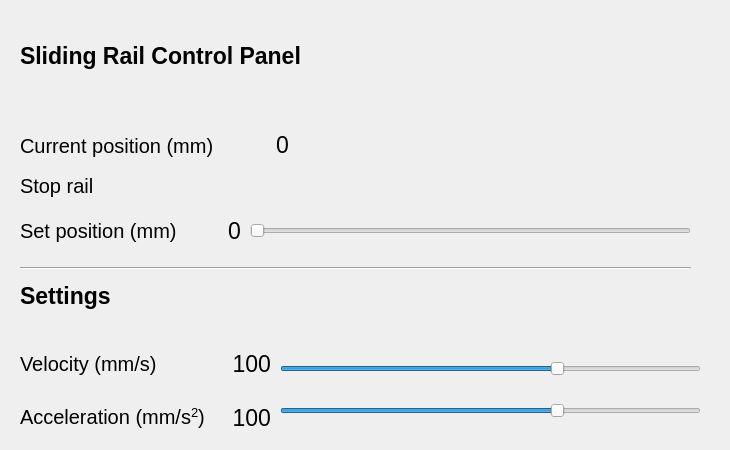
   <widget class="QWidget" name="SlidingRailTab">
    <attribute name="title">
     <string>Sliding Rail</string>
    </attribute>
    <widget class="QWidget" name="horizontalLayoutWidget_3">
     <property name="geometry">
      <rect>
       <x>20</x>
       <y>210</y>
       <width>221</width>
       <height>41</height>
      </rect>
     </property>
     <layout class="QHBoxLayout" name="SetPositionLayout">
      <item>
       <widget class="QLabel" name="RailSliderLabel">
        <property name="font">
         <font>
          <pointsize>15</pointsize>
         </font>
        </property>
        <property name="text">
         <string>Set position (mm)</string>
        </property>
       </widget>
      </item>
      <item>
       <widget class="QLabel" name="RailSVDisplay">
        <property name="font">
         <font>
          <pointsize>17</pointsize>
         </font>
        </property>
        <property name="text">
         <string>0</string>
        </property>
        <property name="alignment">
         <set>Qt::AlignRight|Qt::AlignTrailing|Qt::AlignVCenter</set>
        </property>
       </widget>
      </item>
     </layout>
    </widget>
    <widget class="QLabel" name="SlidingRailTitle">
     <property name="geometry">
      <rect>
       <x>20</x>
       <y>30</y>
       <width>341</width>
       <height>51</height>
      </rect>
     </property>
     <property name="font">
      <font>
       <pointsize>17</pointsize>
       <weight>75</weight>
       <bold>true</bold>
      </font>
     </property>
     <property name="text">
      <string>Sliding Rail Control Panel</string>
     </property>
    </widget>
    <widget class="QLabel" name="SettingsLabel">
     <property name="geometry">
      <rect>
       <x>20</x>
       <y>270</y>
       <width>141</width>
       <height>51</height>
      </rect>
     </property>
     <property name="font">
      <font>
       <pointsize>17</pointsize>
       <weight>75</weight>
       <bold>true</bold>
      </font>
     </property>
     <property name="text">
      <string>Settings</string>
     </property>
    </widget>
    <widget class="QLabel" name="SettingsGearIcon">
     <property name="geometry">
      <rect>
       <x>120</x>
       <y>280</y>
       <width>31</width>
       <height>31</height>
      </rect>
     </property>
     <property name="text">
      <string />
     </property>
     <property name="pixmap">
      <pixmap>images/settings.png</pixmap>
     </property>
     <property name="scaledContents">
      <bool>true</bool>
     </property>
    </widget>
    <widget class="Line" name="SlidingRailVLine">
     <property name="geometry">
      <rect>
       <x>20</x>
       <y>260</y>
       <width>671</width>
       <height>16</height>
      </rect>
     </property>
     <property name="orientation">
      <enum>Qt::Horizontal</enum>
     </property>
    </widget>
    <widget class="QLabel" name="SlidingRailImage">
     <property name="geometry">
      <rect>
       <x>310</x>
       <y>10</y>
       <width>411</width>
       <height>181</height>
      </rect>
     </property>
     <property name="text">
      <string />
     </property>
     <property name="pixmap">
      <pixmap>images/sliding_rail2.png</pixmap>
     </property>
     <property name="scaledContents">
      <bool>true</bool>
     </property>
    </widget>
    <widget class="QWidget" name="layoutWidget">
     <property name="geometry">
      <rect>
       <x>20</x>
       <y>340</y>
       <width>251</width>
       <height>101</height>
      </rect>
     </property>
     <layout class="QGridLayout" name="MotionParamsGrid">
      <item row="0" column="0">
       <widget class="QLabel" name="RailVelocityText">
        <property name="font">
         <font>
          <pointsize>15</pointsize>
         </font>
        </property>
        <property name="text">
         <string>Velocity (mm/s)</string>
        </property>
       </widget>
      </item>
      <item row="1" column="0">
       <widget class="QLabel" name="RailAccelerationText">
        <property name="font">
         <font>
          <pointsize>15</pointsize>
         </font>
        </property>
        <property name="text">
         <string>Acceleration (mm/s&lt;sup&gt;2&lt;/sup&gt;)</string>
        </property>
       </widget>
      </item>
      <item row="1" column="1">
       <widget class="QLabel" name="RailAccLCD">
        <property name="font">
         <font>
          <pointsize>17</pointsize>
         </font>
        </property>
        <property name="text">
         <string>100</string>
        </property>
        <property name="alignment">
         <set>Qt::AlignRight|Qt::AlignTrailing|Qt::AlignVCenter</set>
        </property>
       </widget>
      </item>
      <item row="0" column="1">
       <widget class="QLabel" name="RailVelLCD">
        <property name="font">
         <font>
          <pointsize>17</pointsize>
         </font>
        </property>
        <property name="text">
         <string>100</string>
        </property>
        <property name="alignment">
         <set>Qt::AlignRight|Qt::AlignTrailing|Qt::AlignVCenter</set>
        </property>
       </widget>
      </item>
     </layout>
    </widget>
    <widget class="QWidget" name="layoutWidget">
     <property name="geometry">
      <rect>
       <x>20</x>
       <y>130</y>
       <width>211</width>
       <height>31</height>
      </rect>
     </property>
     <layout class="QHBoxLayout" name="CurrentPositionLayout">
      <item>
       <widget class="QLabel" name="CurrentPositionLabel">
        <property name="font">
         <font>
          <pointsize>15</pointsize>
         </font>
        </property>
        <property name="layoutDirection">
         <enum>Qt::LeftToRight</enum>
        </property>
        <property name="text">
         <string>Current position (mm)  </string>
        </property>
        <property name="alignment">
         <set>Qt::AlignLeading|Qt::AlignLeft|Qt::AlignVCenter</set>
        </property>
       </widget>
      </item>
     </layout>
    </widget>
    <widget class="QWidget" name="verticalLayoutWidget_5">
     <property name="geometry">
      <rect>
       <x>280</x>
       <y>340</y>
       <width>421</width>
       <height>101</height>
      </rect>
     </property>
     <layout class="QVBoxLayout" name="RailSlidersVLayout">
      <item>
       <widget class="QSlider" name="RailVelocitySlider">
        <property name="minimum">
         <number>1</number>
        </property>
        <property name="maximum">
         <number>150</number>
        </property>
        <property name="value">
         <number>100</number>
        </property>
        <property name="orientation">
         <enum>Qt::Horizontal</enum>
        </property>
       </widget>
      </item>
      <item>
       <widget class="QSlider" name="RailAccelerationSlider">
        <property name="minimum">
         <number>1</number>
        </property>
        <property name="maximum">
         <number>150</number>
        </property>
        <property name="value">
         <number>100</number>
        </property>
        <property name="orientation">
         <enum>Qt::Horizontal</enum>
        </property>
       </widget>
      </item>
     </layout>
    </widget>
    <widget class="QSlider" name="RailSVSlider">
     <property name="geometry">
      <rect>
       <x>250</x>
       <y>210</y>
       <width>441</width>
       <height>41</height>
      </rect>
     </property>
     <property name="maximum">
      <number>1000</number>
     </property>
     <property name="singleStep">
      <number>10</number>
     </property>
     <property name="pageStep">
      <number>100</number>
     </property>
     <property name="value">
      <number>0</number>
     </property>
     <property name="orientation">
      <enum>Qt::Horizontal</enum>
     </property>
    </widget>
    <widget class="QWidget" name="horizontalLayoutWidget">
     <property name="geometry">
      <rect>
       <x>20</x>
       <y>170</y>
       <width>221</width>
       <height>31</height>
      </rect>
     </property>
     <layout class="QHBoxLayout" name="StopRailLayout">
      <item>
       <widget class="QLabel" name="StopRailLabel">
        <property name="font">
         <font>
          <pointsize>15</pointsize>
         </font>
        </property>
        <property name="layoutDirection">
         <enum>Qt::LeftToRight</enum>
        </property>
        <property name="text">
         <string>Stop rail</string>
        </property>
        <property name="alignment">
         <set>Qt::AlignLeading|Qt::AlignLeft|Qt::AlignVCenter</set>
        </property>
       </widget>
      </item>
      <item>
       <widget class="QPushButton" name="StopRailButton">
        <property name="font">
         <font>
          <weight>75</weight>
          <bold>true</bold>
         </font>
        </property>
        <property name="autoFillBackground">
         <bool>false</bool>
        </property>
        <property name="styleSheet">
         <string notr="true">border-radius: 25px;</string>
        </property>
        <property name="text">
         <string />
        </property>
        <property name="icon">
         <iconset>
          <normaloff>images/stop_rail.png</normaloff>images/stop_rail.png</iconset>
        </property>
        <property name="iconSize">
         <size>
          <width>101</width>
          <height>91</height>
         </size>
        </property>
       </widget>
      </item>
     </layout>
    </widget>
    <widget class="QLabel" name="CurrentPositionRail">
     <property name="geometry">
      <rect>
       <x>238</x>
       <y>130</y>
       <width>51</width>
       <height>29</height>
      </rect>
     </property>
     <property name="font">
      <font>
       <pointsize>17</pointsize>
      </font>
     </property>
     <property name="text">
      <string>0</string>
     </property>
     <property name="alignment">
      <set>Qt::AlignRight|Qt::AlignTrailing|Qt::AlignVCenter</set>
     </property>
    </widget>
   </widget>
